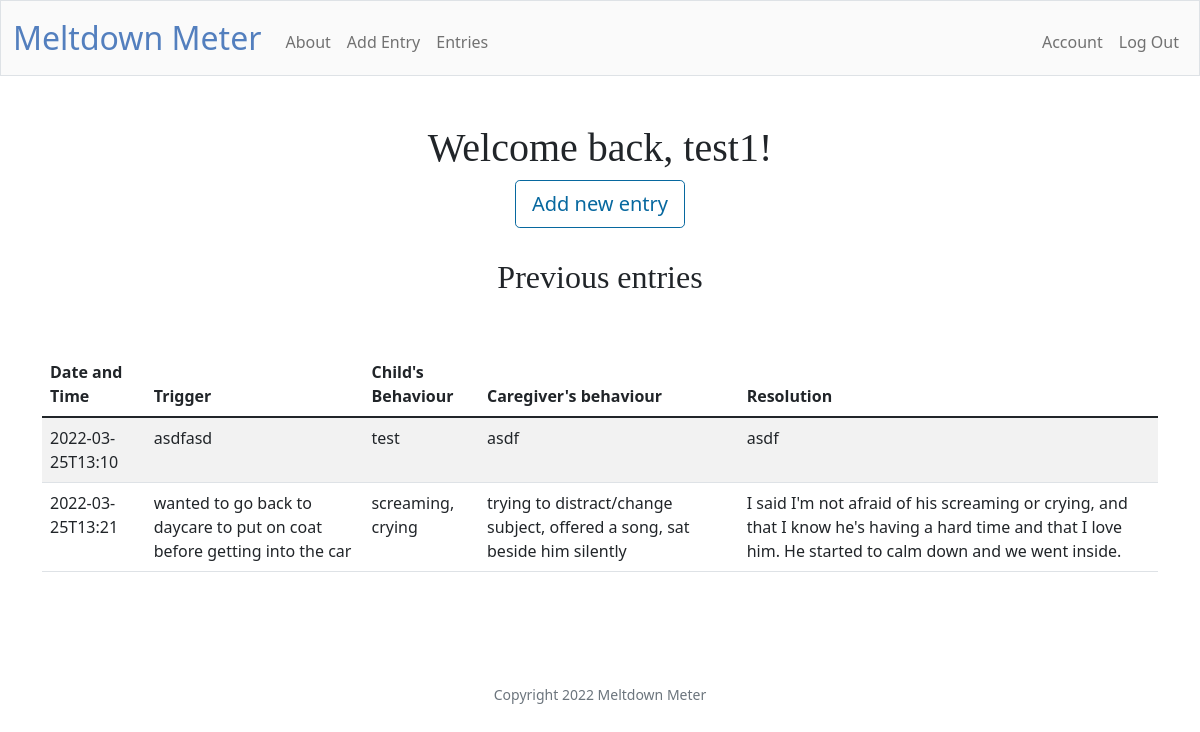
Page / (signed in) on the committed database.
### tables this page shows
CREATE TABLE 'users' (id INTEGER PRIMARY KEY AUTOINCREMENT NOT NULL, username TEXT NOT NULL, hash TEXT NOT NULL, cash NUMERIC NOT NULL DEFAULT 10000.00, 'created'  DATETIME DEFAULT CURRENT_TIMESTAMP  );

CREATE TABLE "entries" ('datetime' DATETIME, 'before' TEXT, 'during' TEXT,'response' TEXT, 'resolved' TEXT, 'intensity' INTEGER, 'duration' INTEGER, 'child_id' INTEGER, 'user_id' INTEGER, 'id'  INTEGER PRIMARY KEY AUTOINCREMENT NOT NULL , 'posted_at'  DATETIME DEFAULT CURRENT_TIMESTAMP  );

### app.py (the view)
@app.route("/")
@login_required
def index():
    entries = db.execute("""
        SELECT *
        FROM entries
        WHERE user_id = ?""", session["user_id"])
    username = db.execute("""
        SELECT username
        FROM users
        WHERE id = ?""", session["user_id"])[0]["username"]
    return render_template("index.html", entries=entries, username=username)

### app.py (called while the page is built)
@app.after_request
def after_request(response):
    response.headers["Cache-Control"] = "no-cache, no-store, must-revalidate"
    response.headers["Expires"] = 0
    response.headers["Pragma"] = "no-cache"
    return response

### helpers.py (called while the page is built)
def login_required(f):
    @wraps(f)
    def decorated_function(*args, **kwargs):
        if session.get("user_id") is None:
            return redirect("/login")
        return f(*args, **kwargs)
    return decorated_function

### templates/index.html (shortened to what this page needs)
{% extends "layout.html" %}
{% block main %}
    {% block body %}
        <h1> Welcome back, {{ username }}! </h1>
        <a class="btn btn-lg btn-block btn-outline-primary" href="/add" role="button">Add new entry</a>
        <h2 class="indexpage"> Previous entries </h2>
        <main class="container py-5 text-center">
            <table class="table table-striped">
                <thead>
                    <tr>
                        <th class="text-start">Date and Time</th>
                        <th class="text-start">Trigger</th>
                        <th class="text-start">Child's Behaviour</th>
                        <th class="text-start">Caregiver's behaviour</th>
                        <th class="text-start">Resolution</th>
                    </tr>
                </thead>
                <tbody>
                    {% for entry in entries %}
                        <tr>
                            <td class="text-start">{{ entry["datetime"] }} </td>
                            <td class="text-start">{{ entry["before"] }}</td>
                            <td class="text-start">{{ entry["during"] }}</td>
                            <td class="text-start">{{ entry["response"] }}</td>
                            <td class="text-start">{{ entry["resolved"] }}</td>
                        </tr>
                    {% endfor %}
                </tbody>
            </table>
        </main>
    {% endblock %}
{% endblock %}

### templates/layout.html (shortened to what this page needs)
<!DOCTYPE html>
<html lang="en">
    <head>
        <link href="https://cdn.jsdelivr.net/npm/bootstrap@5.1.3/dist/css/bootstrap.min.css" rel="stylesheet">
        <link href="/static/styles.css" rel="stylesheet">
    </head>
    <body>
        <nav class="bg-light border navbar navbar-expand-md navbar-light">
            <div class="container-fluid">
                <a class="navbar-brand" href="/"><span class="blue">Meltdown Meter</span></a>
                <div class="collapse navbar-collapse" id="navbar">
                    {% if session["user_id"] %}
                        <ul class="navbar-nav me-auto mt-2">
                            <li class="nav-item"><a class="nav-link" href="/about">About</a></li>
                            <li class="nav-item"><a class="nav-link" href="/add">Add Entry</a></li>
                            <li class="nav-item"><a class="nav-link" href="/entries">Entries</a></li>
                        </ul>
                        <ul class="navbar-nav ms-auto mt-2">
                            <li class="nav-item"><a class="nav-link" href="/account">Account</a></li>
                            <li class="nav-item"><a class="nav-link" href="/logout">Log Out</a></li>
                        </ul>
                    {% else %}
                        <ul class="navbar-nav ms-auto mt-2">
                            <li class="nav-item"><a class="nav-link" href="/register">Register</a></li>
                            <li class="nav-item"><a class="nav-link" href="/login">Log In</a></li>
                        </ul>
                    {% endif %}
                </div>
            </div>
        </nav>
        <main class="container-fluid py-5 text-center">
            {% block main %}{% endblock %}
        </main>
        <footer class="mb-5 small text-center text-muted">
            Copyright 2022 Meltdown Meter
        </footer>
    </body>
</html>

### rows in the picture
users: username "test1"
entries: datetime "2022-03-25T13:10", before "asdfasd", during "test", response "asdf", resolved "asdf"
entries: datetime "2022-03-25T13:21", before "wanted to go back to daycare to put on coat before getting into the car", during "screaming, crying", response "trying to distract/change subject, offered a song, sat beside him silently", resolved "I said I'm not afraid of his screaming or crying, and that I know he's having a hard time and that I love him. He started to calm down and we went inside."
